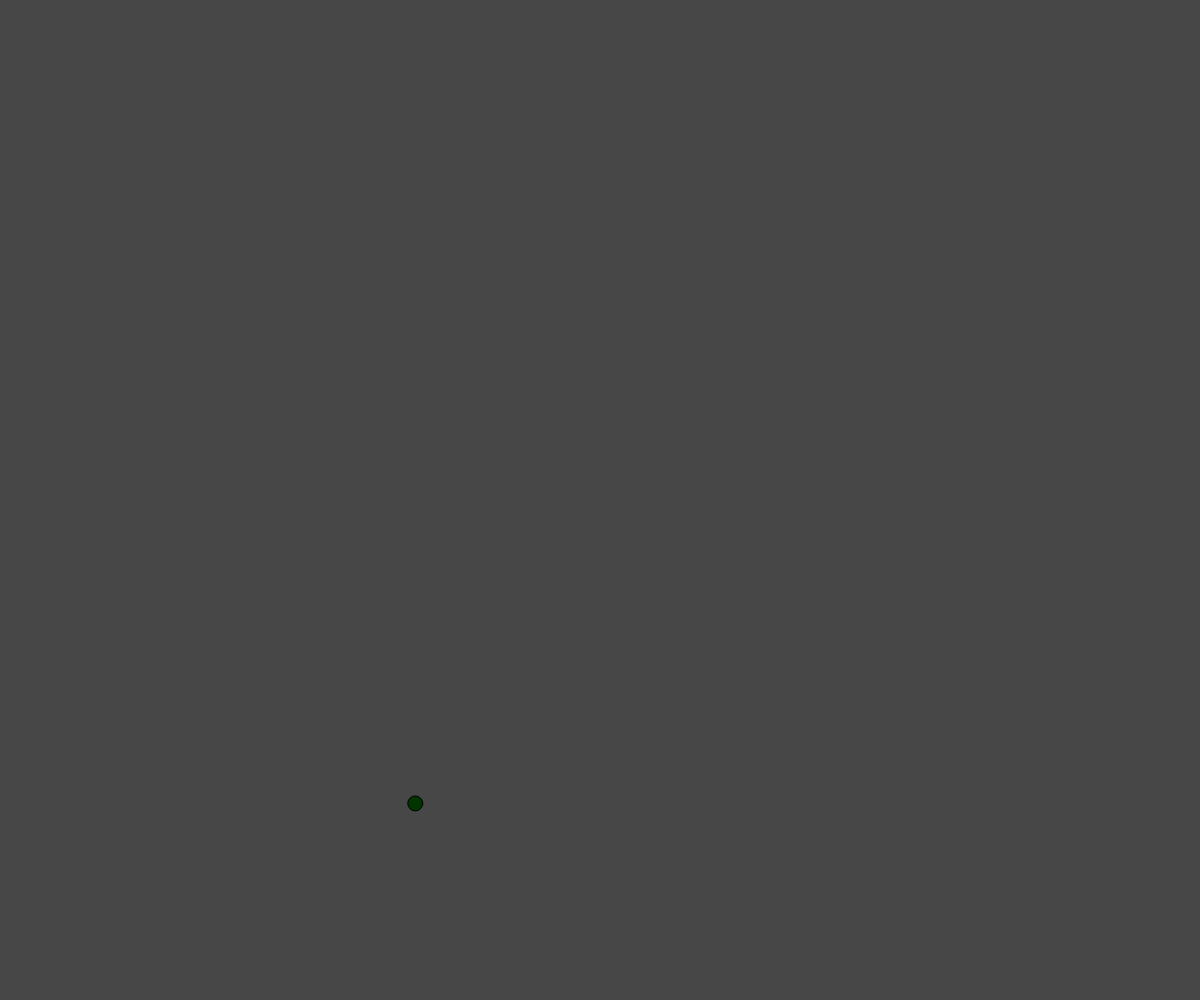
Frame 1 (no input)
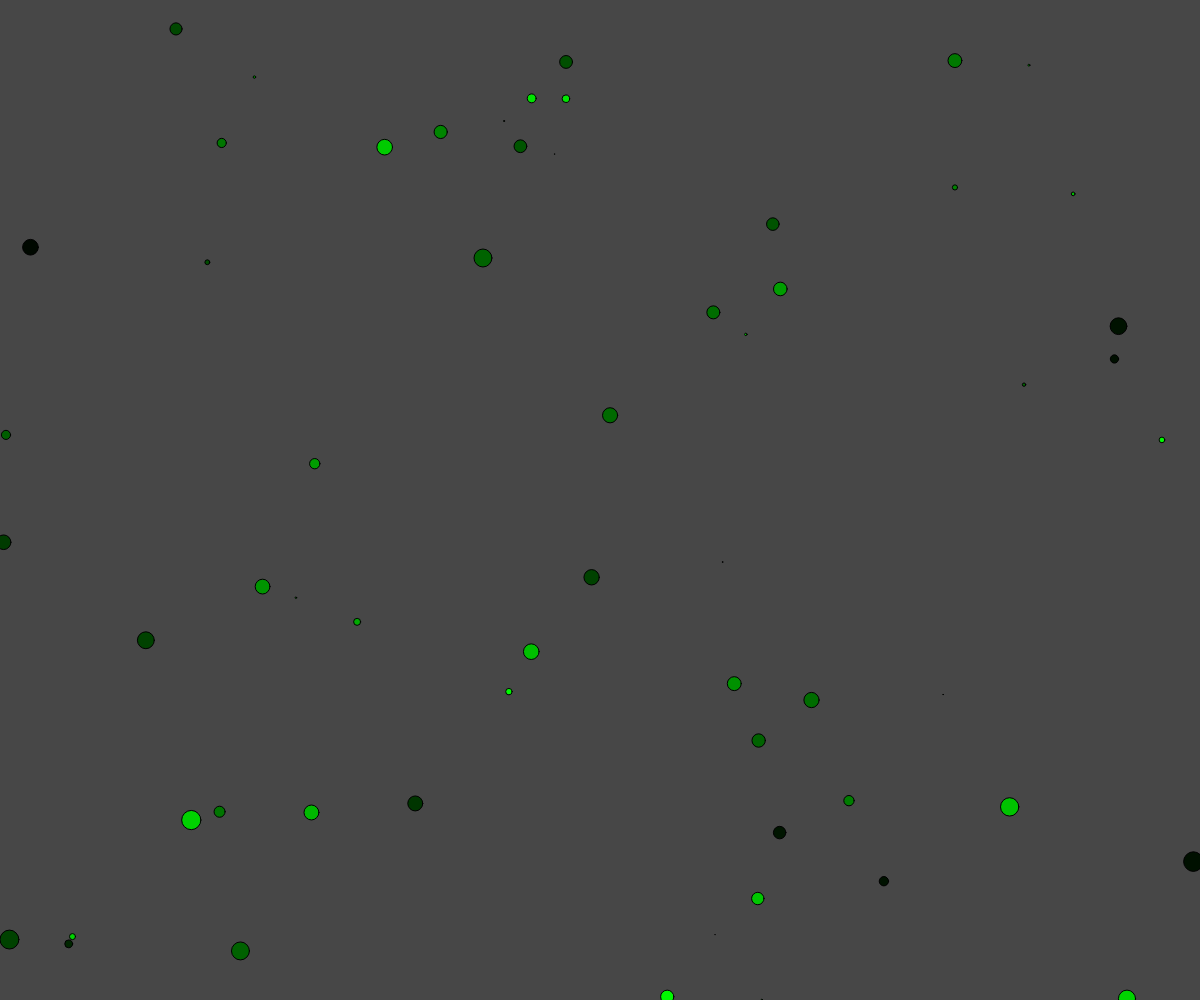
Frame 60 (no input)
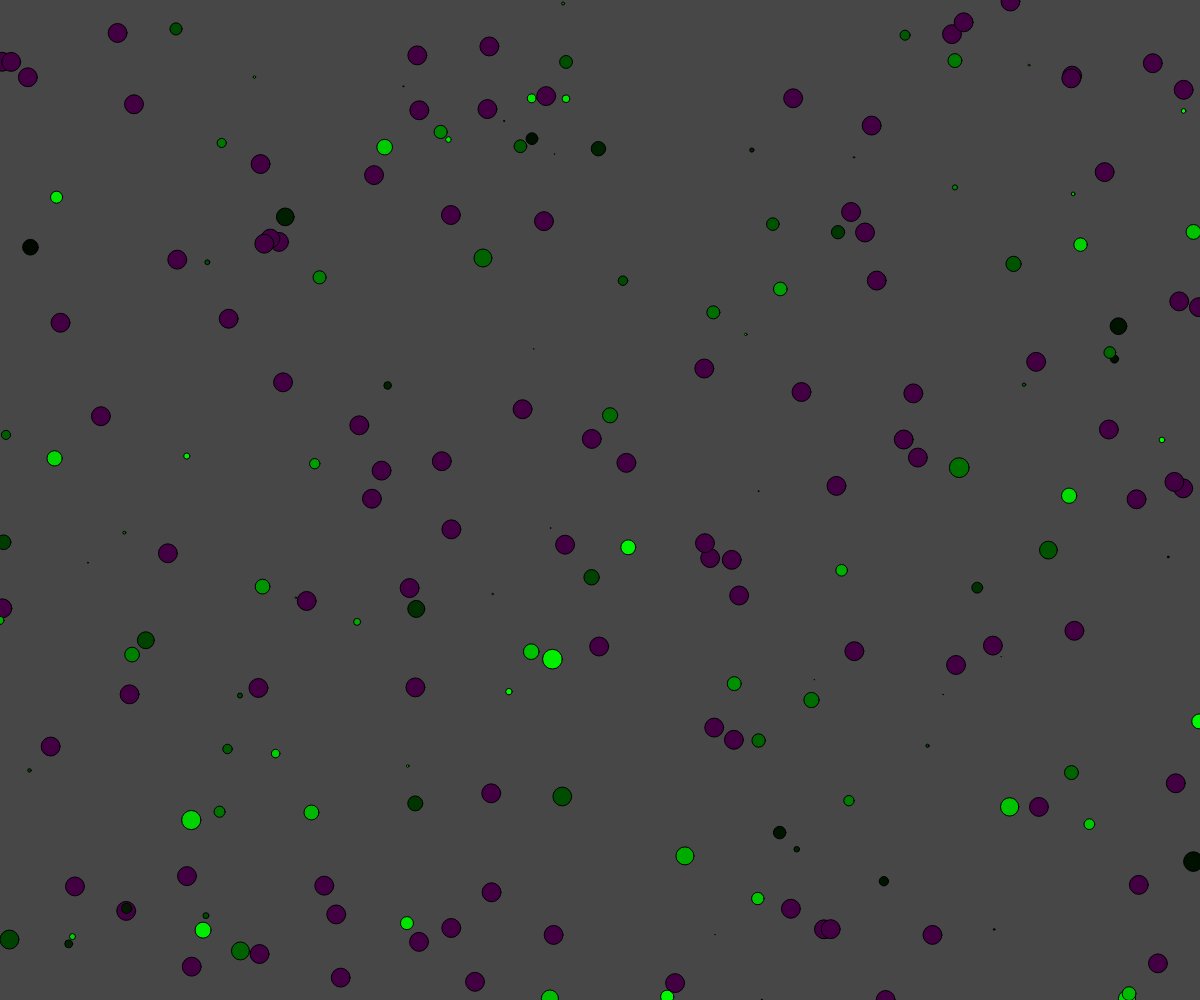
Frame 120 (the mouse pressed at the canvas centre since frame 60)

The p5.js sketch that drew these frames (run headless with seeded random() and noise() and a simulated clock; from frame 60 on, the mouse is pressed at the canvas centre):

// p5.js sketch
// ── sketch.js
let ellipseSize, backgroundColor, ellipseColor;
let i = 0;


function setup() {
  createCanvas(windowWidth, windowHeight);
  backgroundColor = random(0, 100);
  background(backgroundColor);
}

function draw() {
  ellipseColor = random(0, 255);
  ellipseSize = random(0, 20);

  ellipseMode(CENTER);
  fill(0, ellipseColor, 0);
  ellipse(random(windowWidth), random(windowHeight), ellipseSize);
}
function mousePressed() {
  fill(ellipseColor, 0, ellipseColor);
  while (i != 100) {
    ellipse(random(windowWidth), random(windowHeight), ellipseSize);
    i++;
  }
}
